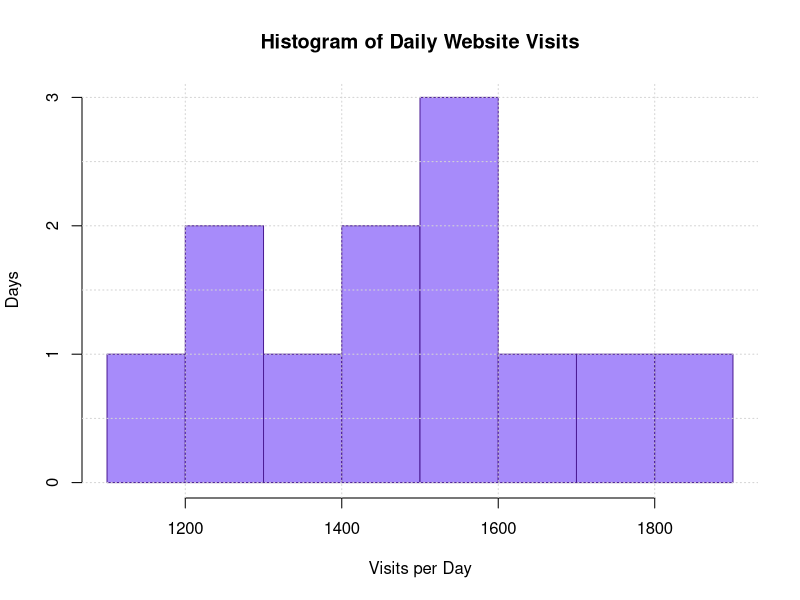

This chart was generated by the following R code:
# Question 23: Create 12 daily website-visit values; calculate mean, median, quartiles, variance and SD and draw a histogram.

visits <- c(1250, 1420, 1180, 1600, 1750, 1390, 1510, 1820, 1300, 1470, 1690, 1580)

cat("--- Daily Website Visits ---\n")
print(visits)

cat("\n--- Descriptive Statistics ---\n")
cat("Mean              :", round(mean(visits), 2), "\n")
cat("Median            :", median(visits), "\n")
cat("Quartiles (Q1,Q3) :", quantile(visits, 0.25), ",", quantile(visits, 0.75), "\n")
cat("Sample Variance   :", round(var(visits), 2), "\n")
cat("Standard Deviation:", round(sd(visits), 2), "\n")

png("../screenshots/q23_histogram.png", width=800, height=600, res=120)
hist(visits, col="#a78bfa", border="#4c1d95", main="Histogram of Daily Website Visits",
     xlab="Visits per Day", ylab="Days", breaks=5)
grid()
dev.off()
cat("\nHistogram saved to screenshots/q23_histogram.png\n")
